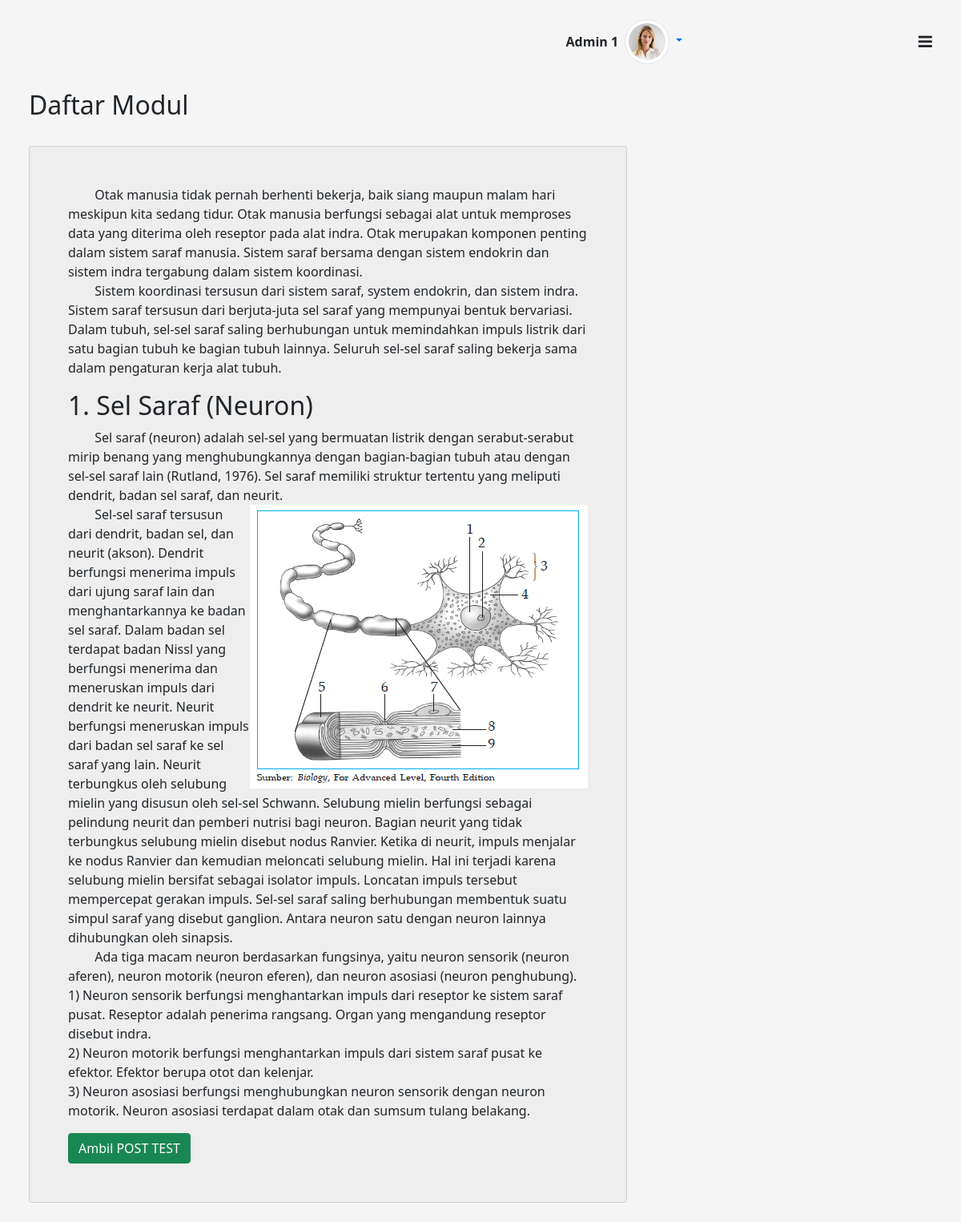
The page /student/module.php?module=60 (signed in) on the database its author committed.
### tables this page shows
CREATE TABLE `materi` (
  `id` int(10) NOT NULL,
  `materi_desc` mediumtext NOT NULL,
  `module_id` int(10) NOT NULL
);

### student/module.php (the view, shortened to what this page needs)
<?php
include('../config/db.php');
$modul = mysqli_real_escape_string($conn, $_GET['module']);
$sql = "SELECT * from materi where module_id = '{$modul}'";
$query = mysqli_query($conn, $sql);
$materi = mysqli_fetch_array($query, MYSQLI_ASSOC);
?>
<!doctype html>
<html class="no-js" lang="en" dir="ltr">
<head>
    <link rel="stylesheet" href="../node_modules/owl.carousel2/dist/assets/owl.carousel.min.css" />
    <link rel="stylesheet" href="../assets/css/e-learn.style.min.css">
    <link href="https://cdn.jsdelivr.net/npm/bootstrap@5.1.3/dist/css/bootstrap.min.css" rel="stylesheet"
>
    <link href="https://cdnjs.cloudflare.com/ajax/libs/twitter-bootstrap/5.0.1/css/bootstrap.min.css" rel="stylesheet">
    <link href="https://cdn.datatables.net/1.11.5/css/dataTables.bootstrap5.min.css" rel="stylesheet">
    <link href="../assets/css/style.css?v=<?php echo date("yymmdd") ?>" rel="stylesheet" />
</head>
<body>
    <div id="elearn-layout" class="theme-purple">
        <div class="main px-lg-4 px-md-4">
            <?php include('../layout/header.php'); ?>
            <div class="body d-flex py-lg-2 py-md-2">
                <div class="container-fluid">
                    <h2>Daftar Modul</h2>
                    <div class="row clearfix g-3 mt-3">
                        <div class="col-lg-8 col-md-12 flex-column">
                            <div class="row row-deck g-3">
                                <div class="col-12 col-xl-12 col-lg-12">
                                    <div class="card mb-3 color-bg-200">
                                        <div class="card-body p-5">
                                            <div><?php echo $materi['materi_desc'] ?></div>
                                            <div class="col mt-3">
                                                <a href="post_test.php?module=<?php echo $_GET['module'] ?>"
                                                    class="btn btn-success w-full">Ambil POST
                                                    TEST</a>
                                            </div>
                                        </div>
                                    </div>
                                </div>
                            </div>
                        </div>
                    </div>
                </div>
            </div>
        </div>
    </div>
</body>
</html>

### assets/css/style.css (style rules this page uses)
html, body { height: 100%; }
body { display: flex; align-items: center; padding-top: 40px; padding-bottom: 40px; background-color: #f5f5f5; }

### rows shown on the page
materi: materi_desc "Otak manusia tidak pernah berhenti bekerja, baik siang maupun malam hari meskipun kita sedang tidur. Otak manusia berfungsi sebagai alat untuk memproses data yang diterima oleh reseptor pada alat indra. Otak merupakan komponen penting dalam sistem saraf manusia. Sistem saraf bersama dengan sistem endokrin dan sistem indra tergabung dalam sistem koordinasi. Sistem koordinasi tersusun dari sistem saraf, system endokrin, dan sistem indra. Sistem saraf tersusun dari berjuta-juta sel saraf yang mempunyai bentuk bervariasi. Dalam tubuh, sel-sel saraf saling berhubungan untuk memindahkan impuls listrik dari satu bagian tubuh ke bagian tubuh lainnya. Seluruh sel-sel saraf saling bekerja sama dalam…", materi_desc (picture)

### other values the page prints
$_SESSION['name'] "Admin 1"
